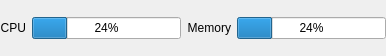
<?xml version="1.0" encoding="UTF-8"?>
<ui version="4.0">
 <class>SystemInfoWidget</class>
 <widget class="QWidget" name="SystemInfoWidget">
  <property name="geometry">
   <rect>
    <x>0</x>
    <y>0</y>
    <width>386</width>
    <height>56</height>
   </rect>
  </property>
  <property name="windowTitle">
   <string>Form</string>
  </property>
  <layout class="QHBoxLayout" name="horizontalLayout">
   <property name="leftMargin">
    <number>0</number>
   </property>
   <property name="topMargin">
    <number>0</number>
   </property>
   <property name="rightMargin">
    <number>0</number>
   </property>
   <property name="bottomMargin">
    <number>0</number>
   </property>
   <item>
    <widget class="QLabel" name="label_cpu">
     <property name="text">
      <string>CPU</string>
     </property>
     <property name="alignment">
      <set>Qt::AlignRight|Qt::AlignTrailing|Qt::AlignVCenter</set>
     </property>
    </widget>
   </item>
   <item>
    <widget class="QProgressBar" name="progressBar_cpu">
     <property name="value">
      <number>24</number>
     </property>
    </widget>
   </item>
   <item>
    <widget class="QLabel" name="label_memory">
     <property name="text">
      <string>Memory</string>
     </property>
     <property name="alignment">
      <set>Qt::AlignRight|Qt::AlignTrailing|Qt::AlignVCenter</set>
     </property>
    </widget>
   </item>
   <item>
    <widget class="QProgressBar" name="progressBar_memory">
     <property name="value">
      <number>24</number>
     </property>
    </widget>
   </item>
  </layout>
 </widget>
 <resources/>
 <connections/>
</ui>
